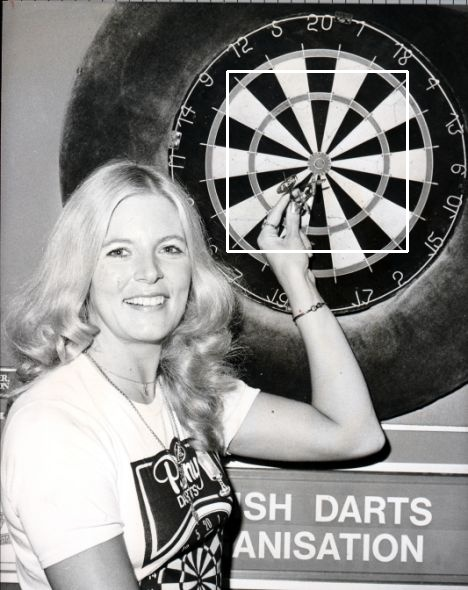
//> input picture detected.jpg, 468 x 590 px
$ ./detector detected.jpg   (built with g++ and OpenCV 4)
//> lines starting //> are read from the running program, lines starting //| are printed output that depends on the picture; after the words box and inside, x2 and y2 are one past the last pixel; in counts of white or black regions, pixels touching at a corner belong together
/////////////////////////////////////////////////////////////////////////////
//
// COMS30121 - detector.cpp
//
/////////////////////////////////////////////////////////////////////////////

// header inclusion
#include <stdio.h>
#include "opencv2/objdetect/objdetect.hpp"
#include "opencv2/opencv.hpp"
#include "opencv2/core/core.hpp"
#include "opencv2/highgui/highgui.hpp"
#include "opencv2/imgproc/imgproc.hpp"
#include <iostream>
#include <stdio.h>

#include <opencv/cv.h>
#include <opencv/highgui.h>
#include <opencv/cxcore.h>
#include <opencv2/opencv.hpp>

#include <fstream>
#include <string>

using namespace std;
using namespace cv;

/** Global variables */
String cascade_name = "../dartclassifiertraining/dart1000cascade/dart1000cascade.xml";
CascadeClassifier cascade;

/** Threshold constants */
const int minDartboardRadius = 20; // px
const int maxDartboardRadius = 120; // px
const int houghSupressionWidth = 45;
const int magnitudeThreshold = 50;

const int houghLinesMagnitudeThreshold = 100;
const float circleClassifyFactor = 0.8;

const int houghLinesSupressionWidth = 30;
const float lineClassifyFactor = 0.6;

const int intersectionSupressionWidth = 30;
const int minimumIntersectingLines = 3;
const float intersectClassifyFactor = 0.95;

/** Function Headers */
vector<tuple<Point, Point>> getHoughLines(Mat houghLineSpace, Mat gradientMagnitude, Mat frame, float houghThreshold, float houghSupressionWidth);
Mat getLineIntersectionSpace(Mat image, vector<tuple <Point, Point>> allLines);
vector<tuple<bool,Rect>> getViolaJones(Mat image);
vector<tuple<int, Point>> getHoughCircles(Mat houghSpace, Mat frame, int minRadius, int maxRaduis);
vector<Point> getLineIntersections(Mat frame, Mat lineIntersectionSpace);
int incrementLimit(int current, int incrementBy, int limit);
void hough(cv::Mat &output, cv::Mat &gradient, cv::Mat &direction, int maxRadius, int minRadius);
void houghlines(cv::Mat &output, cv::Mat &gradient, cv::Mat &direction);
void getGradientDirection(cv::Mat &Gx, cv::Mat &Gy, cv::Mat &output);
void convolution(cv::Mat &image, cv::Mat &kernel, cv::Mat &output);
void drawHoughDetection(Mat frame, vector<tuple<bool,Rect>> violaJonesDataComp, vector<tuple<int, Point>> circles, vector<Point> intersections, int minDartboardRadius, int maxDartboardRadius);

/** @function main */
int main(int argc, const char** argv) {

    // Read image in
    string inputfilename = argv[1];
    Mat frame = imread(inputfilename, CV_LOAD_IMAGE_COLOR);
//> frame is the input picture: 590 rows x 468 cols, CV_8UC3; mean B, G, R 135, 136.5, 137

    // Load the Viola Jones Strong Classifier
    if (!cascade.load(cascade_name)) { printf("--(!)Error loading\n"); };

    // Convert image to greyscale and apply small gaussian blur
    Mat greyImage;
    cvtColor(frame, greyImage, CV_BGR2GRAY);
    GaussianBlur(greyImage, greyImage, Size(11, 11), 0, 0, BORDER_DEFAULT);

    // Initialise sobel kernels
    cv::Mat Gx = (cv::Mat_<float>(3, 3) << 1, 0, -1, 2, 0, -2, 1, 0, -1);
    cv::Mat Gy = (cv::Mat_<float>(3, 3) << 1, 2, 1, 0, 0, 0, -1, -2, -1);

    // Initialise gradient matrices
    cv::Mat gradientX, gradientXAbs, gradientY, gradientYAbs, gradientDirection, gradientMagnitude;
    cv::Mat houghCircleSpace, houghLineSpace, gradientMagnitudeLine;
    gradientX.create(greyImage.size(), CV_32F);
    gradientXAbs.create(greyImage.size(), CV_32F);
    gradientY.create(greyImage.size(), CV_32F);
    gradientYAbs.create(greyImage.size(), CV_32F);
    gradientMagnitude.create(greyImage.size(), CV_32F);
    gradientDirection.create(greyImage.size(), CV_32F);
    gradientMagnitudeLine.create(greyImage.size(), CV_32F);

    // Perform convolution and scaling
    convolution(greyImage, Gx, gradientX);
    convolution(greyImage, Gy, gradientY);
    convertScaleAbs(gradientX, gradientXAbs);
    convertScaleAbs(gradientY, gradientYAbs);

    // Create gradient magnitude and direction
    addWeighted(gradientXAbs, 0.5, gradientYAbs, 0.5, 0, gradientMagnitude);
    threshold(gradientMagnitude, gradientMagnitude, magnitudeThreshold, 255, THRESH_BINARY);
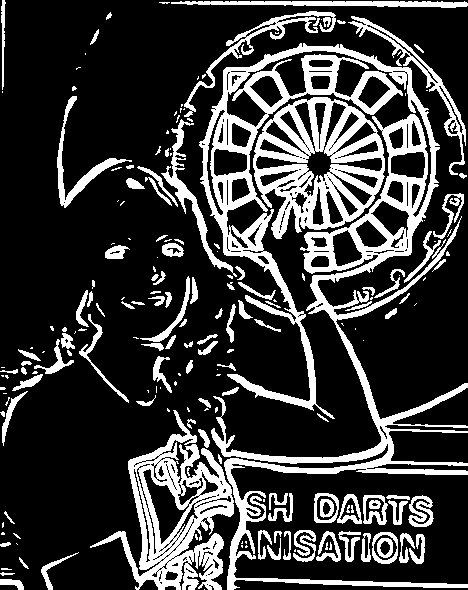
//> gradientMagnitude: 590 rows x 468 cols, CV_8UC1; 22.9% white; 201 white regions (91 under 20 px), largest, box (x1, y1, x2, y2) and area: (199, 43, 468, 590) 26020, (90, 410, 234, 590) 8662, (253, 97, 385, 239) 8514
    addWeighted(gradientXAbs, 0.5, gradientYAbs, 0.5, 0, gradientMagnitudeLine);
    threshold(gradientMagnitudeLine, gradientMagnitudeLine, houghLinesMagnitudeThreshold, 255, THRESH_BINARY);
//> gradientMagnitudeLine: 590 rows x 468 cols, CV_8UC1; 7.8% white; 242 white regions (115 under 20 px), largest, box (x1, y1, x2, y2) and area: (129, 435, 193, 569) 875, (134, 500, 233, 583) 710, (325, 107, 365, 155) 555
    getGradientDirection(gradientX, gradientY, gradientDirection);
//> after the loop in getGradientDirection, `for (int i = 0; i < output.rows; i++)`:
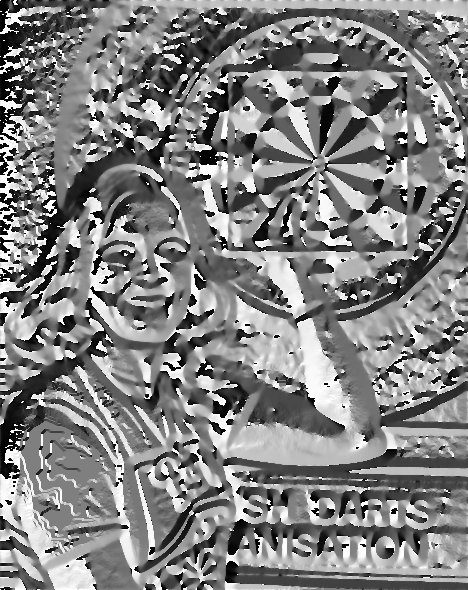
//> output: 590 rows x 468 cols, CV_32FC1; min -3.14, max 3.14, mean 0.0862; drawn with min black and max white

    // Create circle hough space and detect circles
    hough(houghCircleSpace, gradientMagnitude, gradientDirection, minDartboardRadius, maxDartboardRadius);
    vector<tuple<int, Point>> circles = getHoughCircles(houghCircleSpace,frame, minDartboardRadius, maxDartboardRadius);

    // Create line hough space
    houghlines(houghLineSpace, gradientMagnitudeLine, gradientDirection);

    // Detect lines from line hough space
    vector<tuple <Point, Point>> allLines = getHoughLines(houghLineSpace, gradientMagnitudeLine, frame, lineClassifyFactor, houghLinesSupressionWidth);

    // Detect line intersections
    Mat lineIntersectionSpace = getLineIntersectionSpace(frame, allLines);
    vector<Point> intersections = getLineIntersections(frame, lineIntersectionSpace);

    // Get Viola Jones detections
    vector<tuple<bool,Rect>> violaJonesDataComp = getViolaJones(frame);

    // Call detector with gathered data
    drawHoughDetection(frame, violaJonesDataComp, circles, intersections, minDartboardRadius, maxDartboardRadius);

    // Save resulting images
    string outputfile = "detected.jpg";
    imwrite(outputfile, frame);
    cout << "Processed image " << inputfilename << ", saved to: " << outputfile << endl;

    frame = imread(inputfilename, CV_LOAD_IMAGE_COLOR);

    // Draw lines
    for (int l = 0; l < allLines.size(); l++) {
        line(frame, std::get<0>(allLines.at(l)), std::get<1>(allLines.at(l)), Scalar(0, 0, 255), 1);
    }

    // Draw intersections
    for (int i = 0; i < intersections.size(); i++) {
        circle(frame, intersections.at(i), 5, Scalar(50, 150, 255), 2);
    }

    // Draw circles
    for (int c = 0; c < circles.size(); c++) {
        circle(frame, std::get<1>(circles.at(c)), std::get<0>(circles.at(c)), Scalar(255, 0, 0), 2);
    }

    // Draw Viola Jones
    for (int v = 0; v < violaJonesDataComp.size(); v++) {
        Rect vj =  std::get<1>(violaJonesDataComp.at(v));
        rectangle(frame, Point(vj.x, vj.y), Point(vj.x + vj.width, vj.y + vj.height), Scalar(255, 255, 0), 2);
    }

    // Save overlay output
    outputfile = "detected_overlay.jpg";
    imwrite(outputfile, frame);
    cout << "Saved overlay to: " << outputfile << endl;

	return 0;
}

// Returns a list of all Viola Jones detections in the form <isROI, bounds>
vector<tuple<bool,Rect>> getViolaJones(Mat image) {
    std::vector<Rect> darts;
    Mat frame_grey;
    vector<tuple<bool,Rect>> allDarts;

    // Prepare Image by turning it into Grayscale and normalising lighting
    cvtColor( image, frame_grey, CV_BGR2GRAY );
    equalizeHist( frame_grey, frame_grey );

    // Perform Viola-Jones Object Detection
    cascade.detectMultiScale( frame_grey, darts, 1.1, 1, 0|CV_HAAR_SCALE_IMAGE, Size(50, 50), Size(500,500) );

    for (int i = 0; i < darts.size(); i++) {
        Point dart_tl = Point(darts[i].x, darts[i].y),
        dart_br = Point(darts[i].x + darts[i].width, darts[i].y + darts[i].height);

        Scalar meanWholeImageValue = mean(frame_grey);
        Mat roi(frame_grey, Rect(dart_tl, dart_br));
        Scalar meanROIImageValue = mean(roi);
        Mat greyROI;

        double thresholdVal = (meanROIImageValue[0] + meanWholeImageValue[0]) / 2;
        threshold(roi, greyROI, meanROIImageValue[0], 255, THRESH_BINARY);

        float whiteCount = 0, blackCount = 0;

        for (int y = 0; y < greyROI.rows; y++) {
            for(int x = 0; x < greyROI.cols; x++) {
                if (greyROI.at<uchar>(y,x) == 0) blackCount++;
                else whiteCount++;
            }
        }

        double ratio = whiteCount / blackCount;

        if (blackCount > 0 && ratio > 0.3 && ratio < 1.7) {
            tuple <bool, Rect> dart(true, darts[i]);
            allDarts.push_back(dart);
        } else {
            tuple <bool, Rect> dart(false, darts[i]);
            allDarts.push_back(dart);
        }
    }

    return allDarts;
}

// Interprets the line intersection space and returns a list of all potential dartboard centres
vector<Point> getLineIntersections(Mat frame, Mat lineIntersectionSpace) {
    vector<Point> intersections;
    double minVal, maxVal, initMax;
    int minIdx[2], maxIdx[2];

    minMaxIdx(lineIntersectionSpace, &minVal, &initMax, minIdx, maxIdx);
    maxVal = initMax;

    if (maxVal >= minimumIntersectingLines) {
        while (maxVal > (intersectClassifyFactor * initMax)) {
            int maxy = maxIdx[0], maxx = maxIdx[1];

            // Add intersection
            Point intersection = Point(maxx, maxy);
            intersections.push_back(intersection);

            // Suppress area
            for (int y = maxy - intersectionSupressionWidth / 2; y < maxy + intersectionSupressionWidth / 2; y++) {
                for (int x = maxx - intersectionSupressionWidth / 2; x < maxx + intersectionSupressionWidth / 2; x++) {
                    if (y >= 0 && x >= 0 && x < lineIntersectionSpace.cols && y < lineIntersectionSpace.rows) {
                        lineIntersectionSpace.at<float>(y, x) = 0;
                    }
                }
            }

            minMaxIdx(lineIntersectionSpace, &minVal, &maxVal, minIdx, maxIdx);
        }
    }

    return intersections;
}

// Returns the line intersection space
Mat getLineIntersectionSpace(Mat image, vector<tuple <Point, Point>> allLines) {
	double minVal, maxVal, initMax;
	int minIdx[2], maxIdx[2];
	cv::Mat intersectionAccumulator;
	intersectionAccumulator.create(image.size(), CV_32F);
	intersectionAccumulator = Scalar(0);

	float gradientDelta = 20;

	for (int x = 0; x < image.cols; x++) {
		for (int y = 0; y < image.rows; y++) {

			vector<tuple <Point, Point>> intersectingLines;
			float maxAngle = -FLT_MAX, minAngle = FLT_MAX;

			for (int l = 0; l < allLines.size(); l++) {
				tuple <Point, Point> line = allLines.at(l);
				Point current = Point(x, y), a = get<0>(line), b = get<1>(line);
				double atoc = norm(current - a);
				double btoc = norm(current - b);
				double atob = norm(b - a);

				if ((atoc + btoc) <= atob + 0.01f) intersectingLines.push_back(line);
			}

			for (int l = 0; l < intersectingLines.size(); l++) {
				tuple <Point, Point> line = intersectingLines.at(l);
				Point a = get<0>(line), b = get<1>(line);

				int run = max(b.x, a.x) - min(b.x, a.x);
				int rise = max(b.y, a.y) - min(b.y, a.y);

				double angle;

				if (run == 0) angle = 90;
				else if (rise == 0) angle = 0;
                else angle = atan2(rise, run) * (180 / M_PI);

				if (angle < minAngle) minAngle = angle;
				if (angle > maxAngle) maxAngle = angle;
			}

			if (maxAngle - minAngle > gradientDelta) intersectionAccumulator.at<float>(y, x) += intersectingLines.size();
		}
	}

	return intersectionAccumulator;
}

// Gets a list of all detected hough circles in the form <radius, centre>
vector<tuple<int, Point>> getHoughCircles(Mat houghSpace, Mat frame, int minRadius, int maxRadius) {
//> called with minRadius = 20, maxRadius = 120
    vector<tuple<int, Point>> circles;
    double minVal, maxVal, initMax;
    int minIdx[3], maxIdx[3];

    minMaxIdx(houghSpace, &minVal, &initMax, minIdx, maxIdx);
//> minVal = 0; initMax = 87; maxIdx = [161, 319, 94]
    maxVal = initMax;
//> maxVal = 87

    while (maxVal > (circleClassifyFactor * initMax)) {
        minMaxIdx(houghSpace, &minVal, &maxVal, minIdx, maxIdx);

        int maxy = maxIdx[0], maxx = maxIdx[1], maxr = maxIdx[2];

        tuple <int, Point> circle(minRadius + maxr, Point(maxx, maxy));
        circles.push_back(circle);

        // Suppress 3D area around maximum
        for (int y = maxy - houghSupressionWidth / 2; y < maxy + houghSupressionWidth / 2; y++) {
            for (int x = maxx - houghSupressionWidth / 2; x < maxx + houghSupressionWidth / 2; x++) {
                for (int r = maxr - houghSupressionWidth / 2; r < maxr + houghSupressionWidth / 2; r++) {
                    if (y >= 0 && x >= 0 && r >= 0 && y < frame.rows && x < frame.cols && r < (maxRadius - minRadius)) {
                        houghSpace.at<float>(y, x, r) = 0;
                    }
                }
            }
        }
    }
//> this loop made 3 passes
//> (maxVal, maxy, maxx, maxr) on passes 2 to 3: (78, 162, 317, 51), (49, 137, 314, 70)
//> in main, `vector<tuple<int, Point>> circles = getHoughCircles(houghCircleSpace,f..`: circles = 3 items
//> after the loop in houghlines, `for (int y = 0; y < magnitude.rows; y++)`:
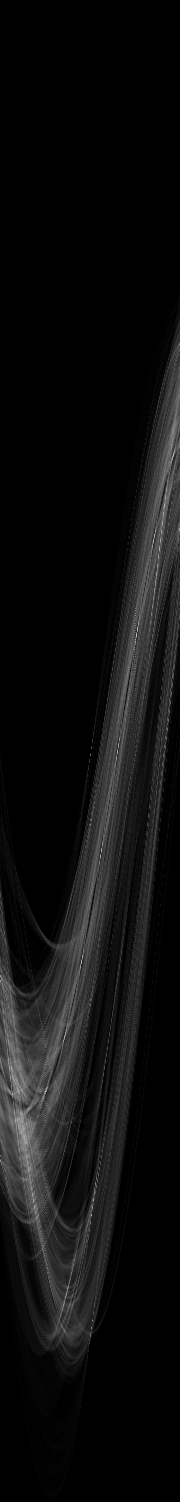
//> output: 1502 rows x 180 cols, CV_32FC1; min 0, max 229, mean 14.3

    return circles;
}

// Returns a list containing all detected hough lines in the form <Top left point, Bottom right point>
vector<tuple <Point, Point>> getHoughLines(Mat houghLineSpace, Mat gradientMagnitude, Mat frame, float houghThreshold, float houghSupressionWidth) {
//> called with houghThreshold = 0.6, houghSupressionWidth = 30
	vector<tuple <Point, Point>> allLines;
	double minVal, maxVal, initMax;
	int minIdx[2], maxIdx[2];

	minMaxIdx(houghLineSpace, &minVal, &initMax, minIdx, maxIdx);
//> minVal = 0; initMax = 229; maxIdx = [1091, 45]
	maxVal = initMax;
//> maxVal = 229

	int maxPossibleP = (gradientMagnitude.rows * (cos(M_PI / 4))) + (gradientMagnitude.cols * (sin(M_PI / 4))) + 3;
//> maxPossibleP = 751

	while (maxVal > (houghThreshold * initMax)) {
		int maxp = maxIdx[0] - maxPossibleP; // Normalise P values by subtracting maximum
		int maxt = maxIdx[1];

		float x0 = maxp * cos((maxt * M_PI) / 180); // X on line closest to origin
		float y0 = maxp * sin((maxt * M_PI) / 180); // Y on line closest to origin

		float pgradient = y0 / x0;
		float tgradient = (-1) / pgradient;

		Point pointA, pointB;

		if (pgradient > 100 || pgradient < -100) { // Perfectly horizontal line
			pointA = Point(0, y0);
			pointB = Point(frame.cols, y0);
		} else if (tgradient > 100 || tgradient < -100) { // Perfectly vertical line
			pointA = Point(x0, 0);
			pointB = Point(x0, frame.rows);
		} else { // Any other angle line
			if (tgradient > 0) {
				pointA = Point(0, maxp / (sin((maxt * M_PI) / 180)));
				pointB = Point(frame.cols, (maxp - (frame.cols * cos((maxt * M_PI) / 180))) / (sin((maxt * M_PI) / 180)));
			} else {
				pointA = Point(0, maxp / (sin((maxt * M_PI) / 180)));
				pointB = Point(maxp / (cos((maxt * M_PI) / 180)), 0);
			}
		}

		tuple <Point, Point> line(pointA, pointB);
		allLines.push_back(line);

		// Suppress area
		for (int y = maxt - houghSupressionWidth / 2; y < maxt + houghSupressionWidth / 2; y++) {
			for (int x = maxIdx[0] - houghSupressionWidth / 2; x < maxIdx[0] + houghSupressionWidth / 2; x++) {
				if (y >= 0 && x >= 0 && x < houghLineSpace.rows && y < houghLineSpace.cols) {
					houghLineSpace.at<float>(x, y) = 0;
				}
			}
		}

		minMaxIdx(houghLineSpace, &minVal, &maxVal, minIdx, maxIdx);
	}
//> this loop made 34 passes
//> (maxp, maxt, x0, y0, pgradient, tgradient, pointA, pointB) on passes 1, 2, 3, 4, 5, 7, 8, 9, 11: (340, 45, 240.4, 240.4, 1, -1, Point(0, 480), Point(480, 0)), (-123, 137, 89.96, -83.89, -0.933, 1.07, Point(0, -180), Point(468, 321)), (-210, 153, 187.1, -95.34, -0.51, 1.96, Point(0, -462), Point(468, 455)), (-297, 173, 294.8, -36.2, -0.123, 8.14, Point(0, -2437), Point(468, 1374)), (-246, 164, 236.5, -67.81, -0.287, 3.49, Point(0, -892), Point(468, 739)), (210, 81, 32.85, 207.4, 6.31, -0.158, Point(0, 212), Point(1342, 0)), (1, 117, -0.454, 0.891, -1.96, 0.51, Point(0, 1), Point(468, 239)), (-177, 156, 161.7, -71.99, -0.445, 2.25, Point(0, -435), Point(468, 615)), (381, 21, 355.7, 136.5, 0.384, -2.61, Point(0, 1063), Point(408, 0))
//> (maxp, maxt, x0, y0, pgradient, tgradient, pointA, pointB) on passes 6, 10, 14, 16, 27, 31: (99, 101, -18.89, 97.18, -5.14, 0.194, Point(0, 100), Point(468, 191)), (324, 12, 316.9, 67.36, 0.213, -4.7, Point(0, 1558), Point(331, 0)), (-228, 162, 216.8, -70.46, -0.325, 3.08, Point(0, -737), Point(468, 702)), (-222, 179, 222, -3.87, -0.0175, 57.29, Point(0, -12720), Point(468, 14091)), (308, 8, 305, 42.87, 0.141, -7.12, Point(0, 2213), Point(311, 0)), (290, 8, 287.2, 40.36, 0.141, -7.12, Point(0, 2083), Point(292, 0))
//> pass 1, in getHoughLines, `minMaxIdx(houghLineSpace, &minVal, &maxVal, minIdx, maxIdx);`:
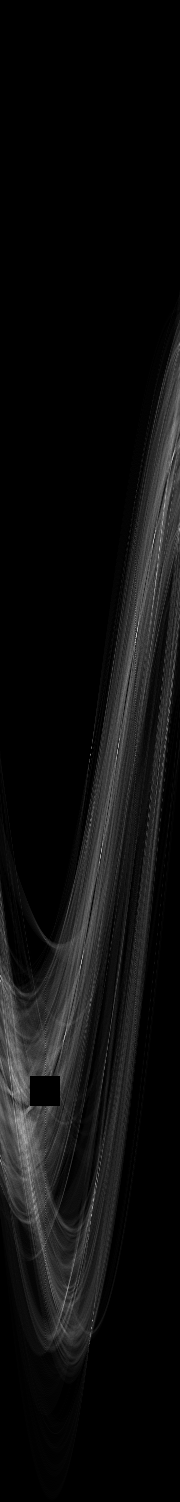
//> houghLineSpace: 1502 rows x 180 cols, CV_32FC1; 0.33% of pixels changed, all inside (x1, y1, x2, y2) = (30, 1076, 60, 1106)
//> after the loop:
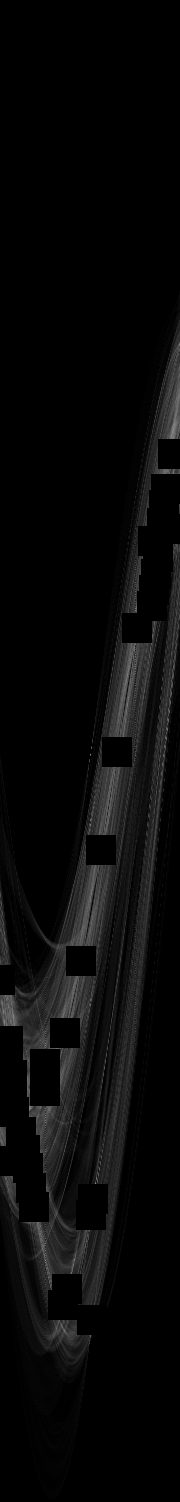
//> houghLineSpace: 1502 rows x 180 cols, CV_32FC1; min 0, max 136, mean 8.8
//> in main, `vector<tuple <Point, Point>> allLines = getHoughLines(houghLineSpace, ..`: allLines = 34 items
//> after the loop in getLineIntersectionSpace, `for (int x = 0; x < image.cols; x++)`:
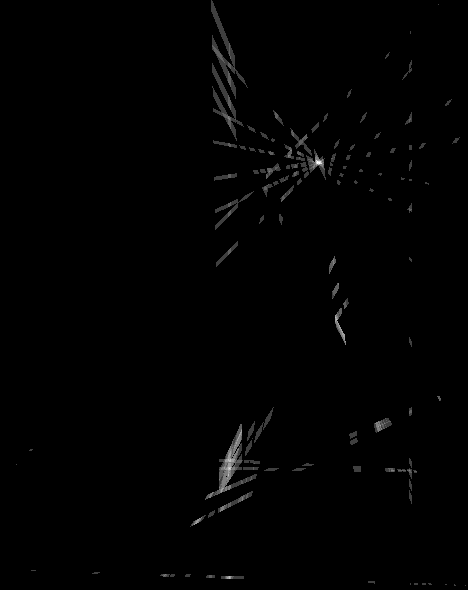
//> intersectionAccumulator: 590 rows x 468 cols, CV_32FC1; min 0, max 8, mean 0.0551; drawn with min black and max white
//> in getLineIntersections, `minMaxIdx(lineIntersectionSpace, &minVal, &initMax, minIdx, maxIdx);`: minVal = 0; initMax = 8; maxIdx = [161, 317]
//> in getLineIntersections, `maxVal = initMax;`: maxVal = 8
//> the loop in getLineIntersections, `while (maxVal > (intersectClassifyFactor * initMax))` made 1 pass
//> (maxy, maxx, intersection, maxVal, maxIdx) on pass 1: (161, 317, Point(317, 161), 7, [468, 229])
//> in main, `vector<Point> intersections = getLineIntersections(frame, lineIntersec..`: intersections = 1 Point (x, y): [317, 161]
//> in getViolaJones, `equalizeHist( frame_grey, frame_grey );`:
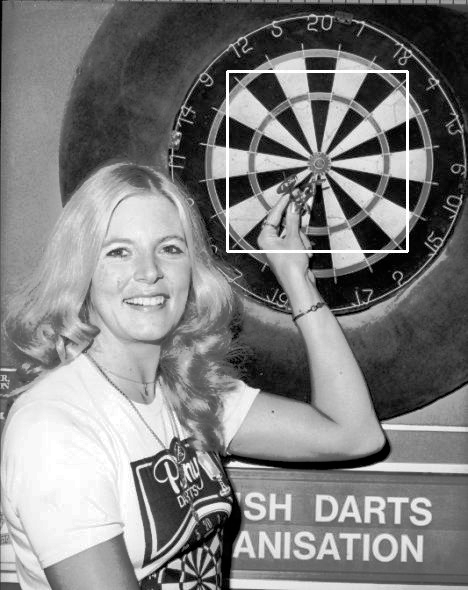
//> frame_grey: 590 rows x 468 cols, CV_8UC1; min 0, max 255, mean 127.9
//> (the run ends here: the program stops with an error, at `cascade.detectMultiScale( frame_grey, darts, 1.1, 1, 0|CV_HAAR_SCALE_I..`)
